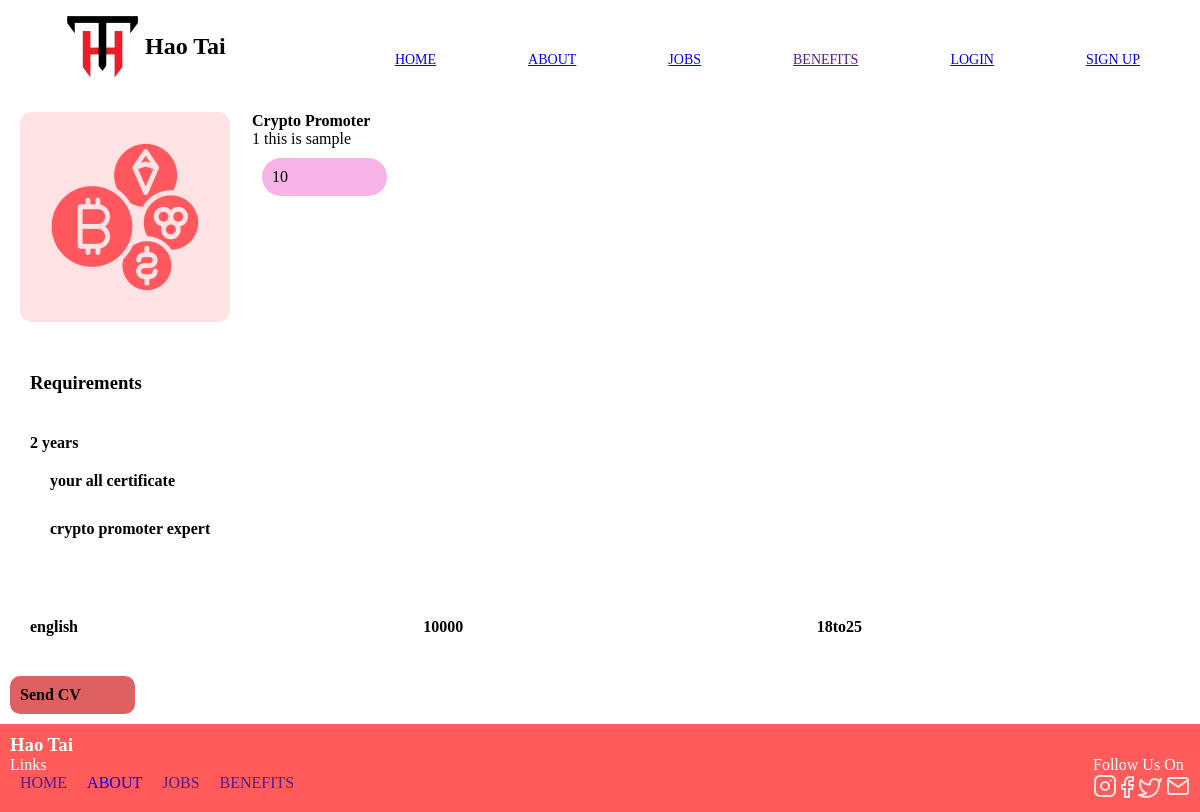
Screenshot of /crptojob/1 with the database file from the repository.
### web/models.py (models this page shows, shortened)
class jobs(models.Model):
    title = models.CharField(max_length=30)
    description =models.TextField()
    no_of_vacancy = models.IntegerField()
    images = models.ImageField(upload_to = 'jobimages')
    experience = models.TextField()
    documents =models.TextField()
    skills = models.TextField()
    language = models.TextField()
    salary = models.TextField()
    age = models.TextField()
    cat = models.ForeignKey('categories',on_delete=models.CASCADE,related_name='jobs')

### web/views.py (the view)
# urls.py: path('crptojob/<int:id>',views.crptojob, name = "crptojob"),
def crptojob(request,id):
    jos = jobs.objects.get(id = id)
    context = {
        'joi' : jos
    }
    return render(request,'crptojob.html',context)

### templates/crptojob.html (shortened to what this page needs)
{%extends 'base.html'%}
{%load static%}
{%block content%}
    <section class="subboxthree">
        <img src="../static/images/Frame 101.png" alt="">
        <div class="singleboxthree">
            <h4 class="cp2">{{joi.title}}</h4>
            <p>{{joi.description}}</p>
                <p class="innerthree">{{joi.no_of_vacancy}}</p>
        </div>
    </section>
    <section class="boxthreecrp">
        <div class="requirementscrp">
            <h3>Requirements</h3>
        </div>
<div class="boxthreefullcrp" >
    <div class="beforearrivalcrp" >
        <div>
            <h4>{{joi.experience}}</h4>
    <div class="beforearrivalcrp" >
    <div>
        <h4>{{joi.documents}}</h4>
    </div>
    </div>
    <div class="beforearrivalcrp" >
    <div>
        <h4>{{joi.skills}}</h4>
    </div>
   </div>
 </section>
 <section class="boxthreecrp">
    <div class="boxthreefullcrp" >
    <div class="beforearrivalcrp" >
        <div>
            <h4>{{joi.language}}</h4>
        </div>
    </div>
    <div class="beforearrivalcrp" >
    <div>
        <h4>{{joi.salary}}</h4>
    </div>
    </div>
    <div class="beforearrivalcrp" >
    <div>
        <h4>{{joi.age}}</h4>
    </div>
 </div>
</section>
     <div>
        <div>
            <div class="sendcvcovercrp" >
               <h4>Send CV</h4>
            </div>
        </div>
     </div>
     {%endblock%}

### static/style.css (style rules this page uses)
* { margin: 0; padding: 0; }
.subboxthree { display: grid; grid-template-columns: repeat(5,1fr); padding: 20px; }
.singleboxthree { grid-column: span 4 ; }
.innerthree { background-color: rgb(247, 179, 230); border-radius: 20px; margin: 10px; padding: 10px; max-width: 105px; }
.boxthreecrp { display:grid ; padding: 10px; }
.requirementscrp { margin: 10px; padding: 10px; }
.beforearrivalcrp { margin: 10px; padding: 10px; }
.boxthreefullcrp { display: grid; grid-template-columns: repeat(3,1fr); }
.sendcvcovercrp { background:rgb(222, 96, 96) ; border-radius: 10px; width: 105px; margin: 10px; padding: 10px; }

### rows the page displays
jobs: title "Crypto Promoter", description "1 this is sample", no_of_vacancy "10", experience "2 years", documents "your all certificate", skills "crypto promoter expert", language "english", salary "10000", age "18to25"
